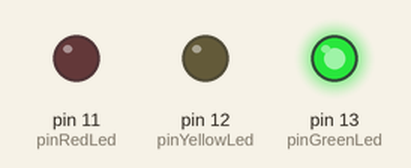
Simulated run of this sketch. Board: Arduino Uno, built with avr-gcc and run on an emulated ATmega328P. Shown: output pins drawn as LEDs (lit = HIGH).

Above: at 2.5 s.
At 7.5 s:
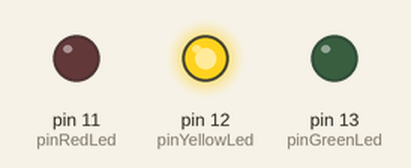
At 12.5 s:
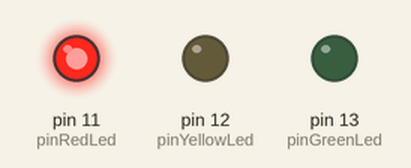
Timing chart, 0 to 19.5 s (numbered marks = the images above):
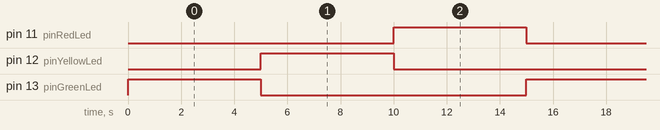

The sketch:

semaforo.ino
```cpp
const int pinGreenLed = 13;
const int pinYellowLed = 12;
const int pinRedLed = 11;

const int delayTemp = 5000;

void setup() {
  pinMode(pinGreenLed, OUTPUT);
  pinMode(pinYellowLed, OUTPUT);
  pinMode(pinRedLed, OUTPUT);
}

void loop() {

  //Green
  digitalWrite(pinGreenLed, HIGH);
  digitalWrite(pinYellowLed, LOW);
  digitalWrite(pinRedLed, LOW);
  delay(delayTemp);

  //Yellow
  digitalWrite(pinGreenLed, LOW);
  digitalWrite(pinYellowLed, HIGH);
  digitalWrite(pinRedLed, LOW);
  delay(delayTemp);

  //Red
  digitalWrite(pinGreenLed, LOW);
  digitalWrite(pinYellowLed, LOW);
  digitalWrite(pinRedLed, HIGH);
  delay(delayTemp);
}
```

Measured:
- by itself, pin 11 (pinRedLed), pin 12 (pinYellowLed), pin 13 (pinGreenLed): alternates HIGH for 5.0 s and LOW for 10.0 s
- by itself, everything shown: repeats every 15.0 s, in 3 steps
